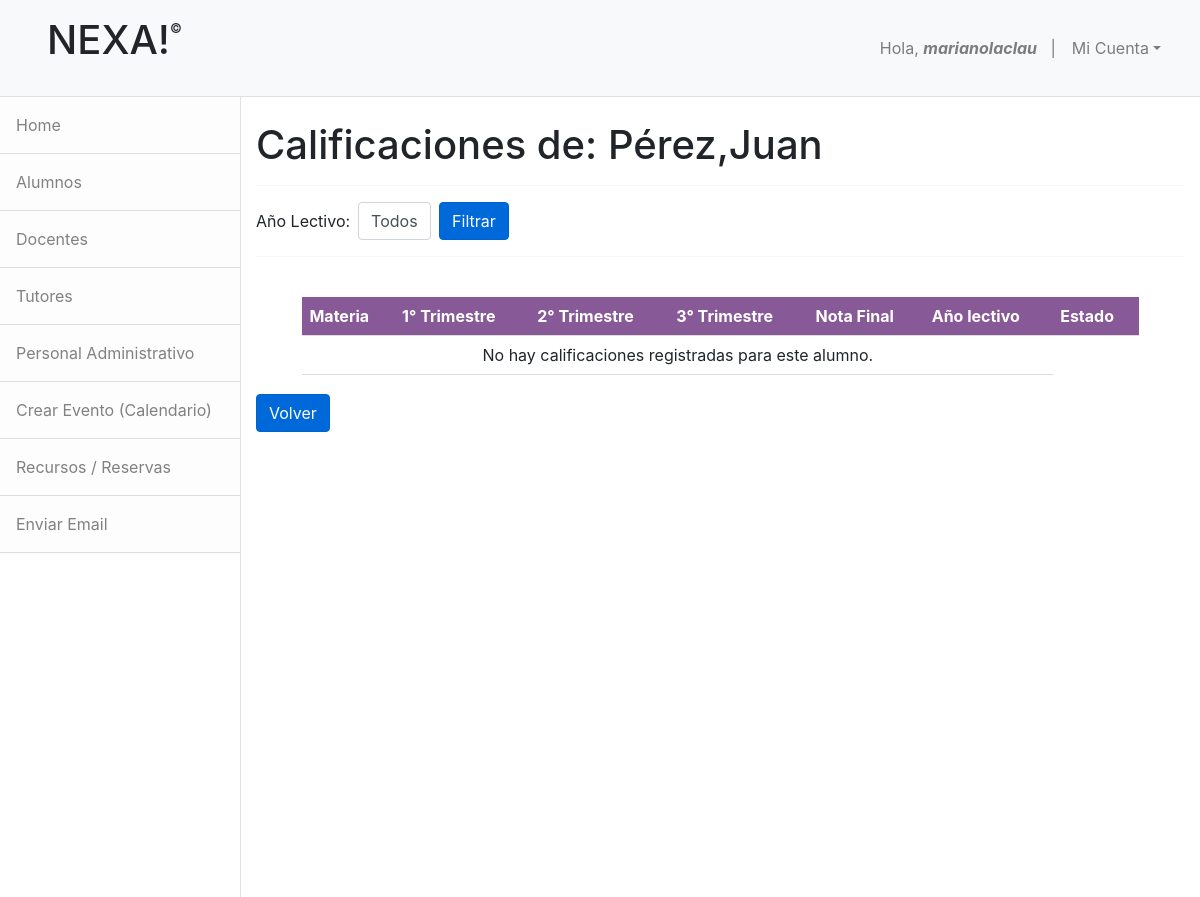
/ver_calificaciones/1/ (signed in), run on an earlier commit of the app's database.
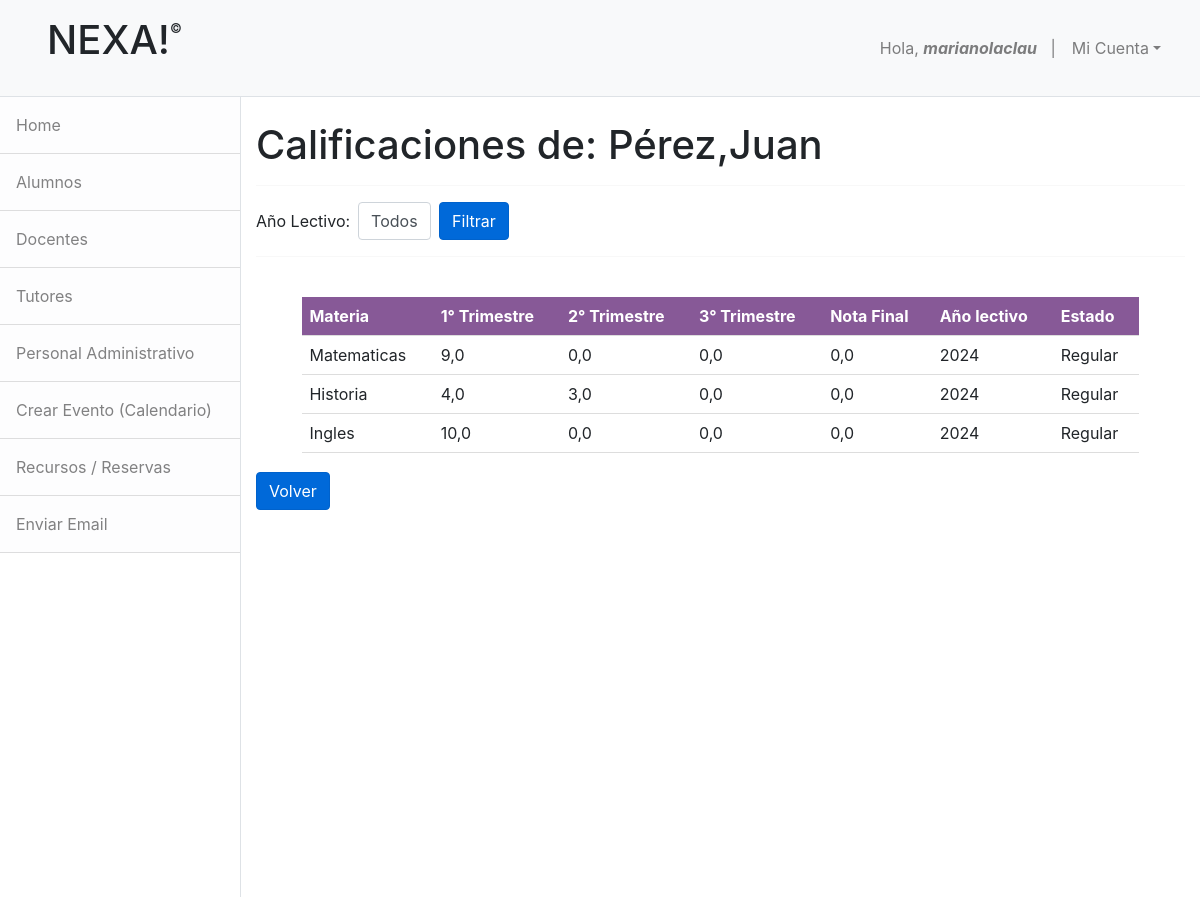
And on a later commit of the database.
### apps/docentes/models.py (models this page shows, shortened)
class Calificaciones(models.Model):
    alumno = models.ForeignKey('alumno.Alumno',on_delete=models.CASCADE)
    curso = models.ForeignKey('inscripciones.Curso',on_delete=models.CASCADE)
    materia = models.ForeignKey('inscripciones.Materia',on_delete=models.CASCADE)
    trimestre_1 = models.FloatField(blank=True,null=True,default=0)
    trimestre_2 = models.FloatField(blank=True,null=True,default=0)
    trimestre_3 = models.FloatField(blank=True,null=True,default=0)
    nota_final = models.FloatField(blank=True,null=True,default=0)
    estado = models.ForeignKey('administracion.Estado',on_delete=models.CASCADE)
    año_lectivo = models.IntegerField(default=datetime.now().year)

### apps/inscripciones/models.py (models this page shows, shortened)
class Materia(models.Model):
    nombre = models.CharField(max_length=50,null=False,blank=False)
    curso = models.ForeignKey(Curso,on_delete=models.CASCADE)

### apps/administracion/models.py (models this page shows, shortened)
class Estado(models.Model):
    nombre = models.CharField(max_length=25,null=False,blank=False)

### apps/alumno/views.py (the view)
# urls.py: path('ver_calificaciones/<int:pk>/', VerCalificaciones.as_view(), name='ver_calificaciones'),
class VerCalificaciones(LoginRequiredMixin, ListView):
    model = Calificaciones
    template_name = 'alumno/ver_calificaciones.html'
    context_object_name = 'calificaciones'
    def get_queryset(self):
        alumno_id = self.kwargs.get('pk')
        queryset = Calificaciones.objects.filter(alumno_id=alumno_id)
        año_lectivo = self.request.GET.get('año_lectivo')
        if año_lectivo:
            queryset = queryset.filter(año_lectivo=año_lectivo)
        return queryset
    def get_context_data(self, **kwargs):
        context = super().get_context_data(**kwargs)
        alumno_id = self.kwargs.get('pk')
        context['alumno'] = get_object_or_404(Alumno, id=alumno_id)
        context['años_lectivos'] = Calificaciones.objects.filter(alumno_id=alumno_id).values_list('año_lectivo', flat=True).distinct()
        context['año_lectivo_seleccionado'] = self.request.GET.get('año_lectivo', '')
        return context

### apps/alumno/models.py (called while the page is built)
    def __str__(self):
        return f"{self.apellido},{self.nombre}"

### apps/alumno/templates/alumno/ver_calificaciones.html (shortened to what this page needs)
{% extends 'base.html' %}
{% block nav %}
    {% include 'administracion/base_admin.html' %}
{% endblock %}
{% block content %}
    <div class="container mt-4">
        <h1>Calificaciones de: {{ alumno }}</h1>
        <hr>
        <form method="get" class="form-inline mb-3">
            <label for="año_lectivo" class="mr-2">Año Lectivo:</label>
            <select id="año_lectivo" name="año_lectivo" class="form-control mr-2">
                <option value="">Todos</option>
            </select>
            <button type="submit" class="btn btn-primary">Filtrar</button>
        </form>
        <hr>
        <br>
        <table >
            <thead>
                <tr>
                    <th>Materia</th>
                    <th>1° Trimestre</th>
                    <th>2° Trimestre</th>
                    <th>3° Trimestre</th>
                    <th>Nota Final</th>
                    <th>Año lectivo</th>
                    <th>Estado</th>
                </tr>
            </thead>
            <tbody>
                {% for calificacion in calificaciones %}
                <tr>
                    <td>{{ calificacion.materia.nombre }}</td>
                    <td>{{ calificacion.trimestre_1 }}</td>
                    <td>{{ calificacion.trimestre_2 }}</td>
                    <td>{{ calificacion.trimestre_3 }}</td>
                    <td>{{ calificacion.nota_final }}</td>
                    <td>{{ calificacion.año_lectivo }}</td>
                    <td>{{ calificacion.estado.nombre }}</td>
                </tr>
                {% empty %}
                <tr>
                    <td colspan="6" class="text-center">No hay calificaciones registradas para este alumno.</td>
                </tr>
                {% endfor %}
            </tbody>
        </table>
        <a href="{% url 'ver_alumno' pk=alumno.id %}" class="btn btn-primary">Volver</a>
    </div>
{% endblock %}

What changed in the data, as far as the page shows it:
added Calificaciones: materia.nombre "Matematicas", trimestre_1 "9,0", trimestre_2 "0,0", trimestre_3 "0,0", nota_final "0,0", año_lectivo "2024", estado.nombre "Regular"
added Calificaciones: materia.nombre "Historia", trimestre_1 "4,0", trimestre_2 "3,0", trimestre_3 "0,0", nota_final "0,0", año_lectivo "2024", estado.nombre "Regular"
added Calificaciones: materia.nombre "Ingles", trimestre_1 "10,0", trimestre_2 "0,0", trimestre_3 "0,0", nota_final "0,0", año_lectivo "2024", estado.nombre "Regular"
Also different on the page:
text no longer shown: "No hay calificaciones registradas para este alumno."
